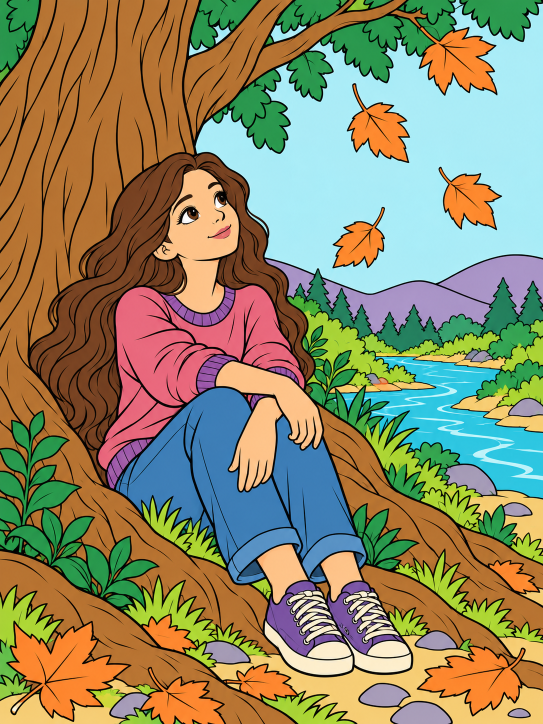
#> input picture Coloring/examples/woodland-14-colors/source/generated-master.png, 1086 x 1448 px (shown at 1/2 size)
$ python extract_color_layers.py
#> lines starting #> are read from the running program, lines starting #| are printed output that depends on the picture; after the words box and inside, x2 and y2 are one past the last pixel; in counts of white or black regions, pixels touching at a corner belong together
"""Normalize a generated color study to its palette, preserving all contours.

This performs color indexing and layer extraction, never geometric deformation.
Each source pixel has exactly one owner; structural black ink is assigned to
its closest adjacent color group so stacking masks reconstructs the master.
"""
from pathlib import Path
import json,re
import numpy as np
from PIL import Image,ImageDraw,ImageFont

ROOT=Path(__file__).resolve().parent
for folder in ('colored', 'black-and-white', 'previews', 'source'):
    (ROOT/folder).mkdir(parents=True, exist_ok=True)
brief=json.loads((ROOT/'brief-and-palette.json').read_text())
#> (reads Coloring/examples/woodland-14-colors/brief-and-palette.json from the repository)
parts=brief['palette']
rgb=np.asarray(Image.open(ROOT/'source/generated-master.png').convert('RGB'))
#> rgb is the input picture: shape (1448, 1086, 3); mean R, G, B 143.3, 137.4, 102.6
h,w=rgb.shape[:2]
#> h = 1448; w = 1086
palette=np.array([[int(p['hex'][i:i+2],16) for i in (1,3,5)] for p in parts],dtype=np.uint8)
# The last nearest-colour class represents structural black linework.
codes=np.concatenate([palette,np.zeros((1,3),dtype=np.uint8)],axis=0)
flat=rgb.reshape(-1,3).astype(np.float32)
nearest=np.empty(len(flat),dtype=np.int16)
darkest=np.empty(len(flat),dtype=bool)
for start in range(0,len(flat),100000):
    block=flat[start:start+100000]
    d=np.sum((block[:,None,:]-palette[None,:,:].astype(np.float32))**2,axis=2)
    nearest[start:start+len(block)]=np.argmin(d,axis=1)
    darkest[start:start+len(block)]=np.sum(block**2,axis=1)<=d.min(axis=1)
#> this loop made 16 passes
#> start on passes 2 to 13: 100000, 200000, 300000, 400000, 500000, 600000, 700000, 800000, 900000, 1000000, 1100000, 1200000
nearest=nearest.reshape(h,w)
# Identify black linework by neutral darkness, not distance to the dark brown
# hair swatch. This retains delicate dark contours without absorbing hair fill.
hi=rgb.max(axis=2).astype(np.int16);lo=rgb.min(axis=2).astype(np.int16)
ink=((hi<145)&((hi-lo)<30))|(hi<45)|darkest.reshape(h,w)
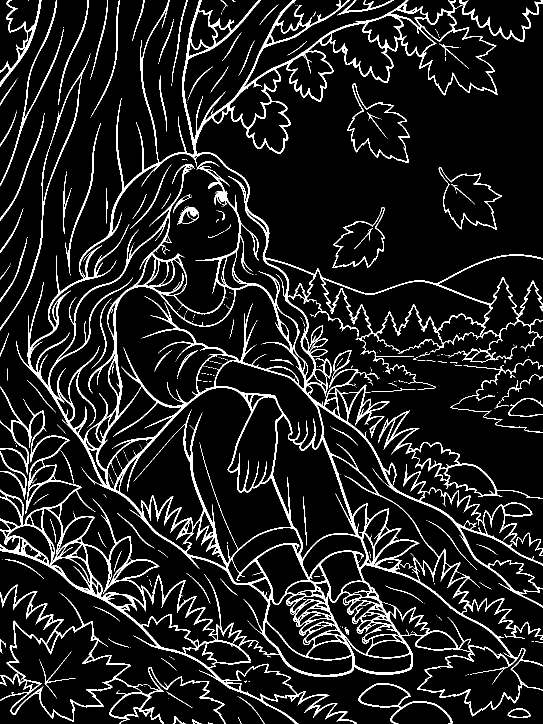
#> ink: shape (1448, 1086) bool (shown at 1/2 size); 10.2% white; 433 white regions (331 under 20 px), largest, box (x1, y1, x2, y2) and area: (0, 0, 1086, 1448) 121484, (0, 1169, 452, 1448) 7602, (757, 821, 1086, 998) 3059
labels=nearest.copy();labels[ink]=-1
#> after `labels[ink] = -1`: labels: shape (1448, 1086) int16; min -1, max 13, mean 4.77
directions=[(-1,0),(1,0),(0,-1),(0,1),(-1,-1),(-1,1),(1,-1),(1,1)]
# Resolve mixed-colour raster fringes from clean interior fill, without crossing
# the source ink barriers. This keeps brown antialias fringes on every stroke
# from becoming part of the hair layer. It never expands any semantic shape.
band=ink.copy()
for _ in range(2):
    out=band.copy()
    out[1:]|=band[:-1];out[:-1]|=band[1:]
    out[:,1:]|=band[:,:-1];out[:,:-1]|=band[:,1:]
    band=out
labels=nearest.copy();labels[band]=-1
fill_iterations=0
while True:
    unknown=(labels<0)&~ink
    if not unknown.any():break
    old=labels.copy();nxt=labels.copy()
    for dy,dx in directions[:4]:
        ys=slice(max(0,dy),min(h,h+dy));xs=slice(max(0,dx),min(w,w+dx))
        sy=slice(max(0,-dy),min(h,h-dy));sx=slice(max(0,-dx),min(w,w-dx))
        src=old[sy,sx];dest=nxt[ys,xs]
        use=unknown[ys,xs]&(dest<0)&(src>=0);dest[use]=src[use]
    if not np.any(nxt!=labels):break
    labels=nxt;fill_iterations+=1
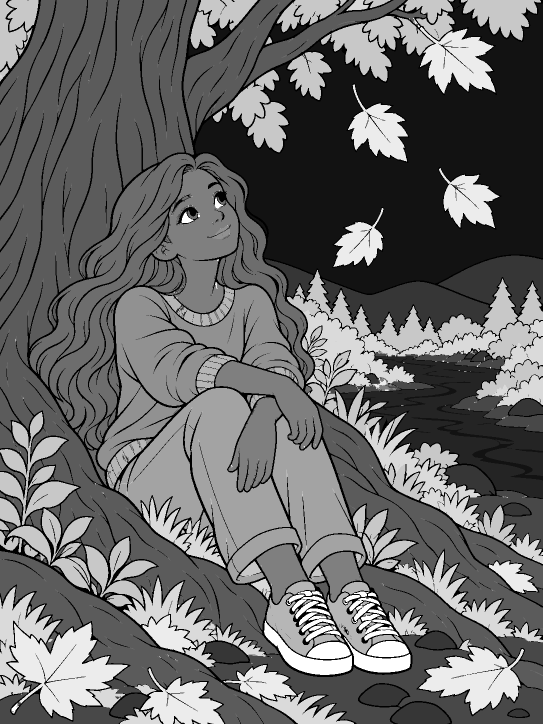
#> dest: shape (1448, 1085) int16 (shown at 1/2 size); min -1, max 13, mean 4.8; drawn with min black and max white
#> after the loop, fill_iterations = 37
# Very narrow details without an interior seed keep their original palette ID.
unseeded=(labels<0)&~ink
#> unseeded: shape (1448, 1086) bool; 0.07% white in thin lines or dots
labels[unseeded]=nearest[unseeded]
labels[ink]=-1
# Own ink by the nearest adjacent cleaned fill. White spaces are never included
# outside each layer's alpha footprint. This avoids duplicate outline pixels.
iterations=0
while np.any(labels<0):
    old=labels.copy();nxt=labels.copy()
    for dy,dx in directions:
        ys=slice(max(0,dy),min(h,h+dy));xs=slice(max(0,dx),min(w,w+dx))
        sy=slice(max(0,-dy),min(h,h-dy));sx=slice(max(0,-dx),min(w,w-dx))
        src=old[sy,sx];dest=nxt[ys,xs]
        use=(dest<0)&(src>=0);dest[use]=src[use]
    assert np.any(nxt!=labels),'Unassigned pixels cannot be reached'
    labels=nxt;iterations+=1
#> this loop made 5 passes
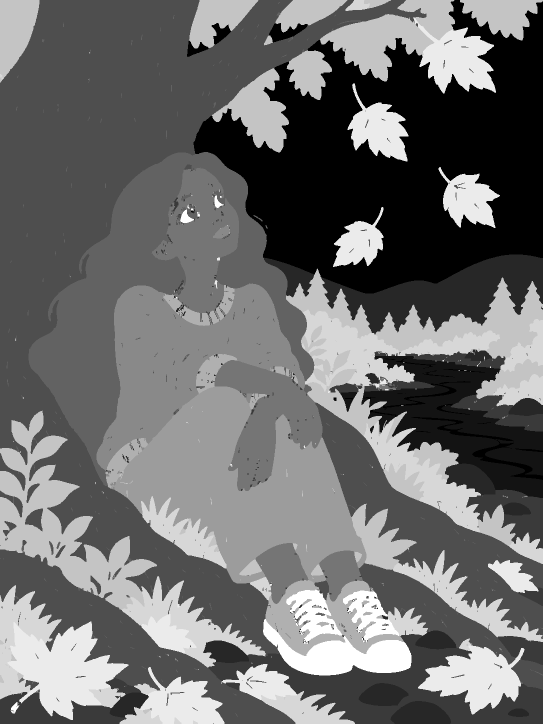
#> dest: shape (1447, 1085) int16 (shown at 1/2 size); min 0, max 13, mean 5.59; drawn with min black and max white
#> after the loop, iterations = 5

# Pale water highlights share the ivory accent fill rather than the sky layer.
yy=np.arange(h)[:,None]
#> yy = 1448 values from 0 to 1447
labels[(labels==0)&(yy>h*.46)]=13
colored=palette[labels];colored[ink]=0
#> after `colored[ink] = 0`: colored: shape (1448, 1086, 3); mean of channels 0, 1, 2 142, 134.7, 110.8
bw=np.full_like(rgb,255);bw[ink]=0
Image.fromarray(colored).save(ROOT/'assembled-color.png')
Image.fromarray(bw).save(ROOT/'assembled-black-and-white.png')
np.save(ROOT/'source/layer-id-map.npy',labels)
np.save(ROOT/'source/ink-mask.npy',ink)

for i,p in enumerate(parts):
    mask=labels==i;fill=mask&~ink
    assert fill.any(),p['name']
    name=f"{i+1:02d}-"+re.sub(r'[^a-z0-9]+','-',p['name'].lower()).strip('-')+'.png'
    for folder,source in [('colored',colored),('black-and-white',bw)]:
        rgba=np.zeros((h,w,4),dtype=np.uint8)
        rgba[mask,:3]=source[mask];rgba[mask,3]=255
        Image.fromarray(rgba).save(ROOT/folder/name)
    yy,xx=np.where(mask)
    p.update(filename=name,pixel_count=int(mask.sum()),fill_pixel_count=int(fill.sum()),
             ink_pixel_count=int((mask&ink).sum()),fill_fraction=float(fill.mean()),
             bounding_box=[int(xx.min()),int(yy.min()),int(xx.max()+1),int(yy.max()+1)])
    print(f"{i+1:02d} {p['name']}: {fill.mean()*100:.3f}%")
#> this loop made 14 passes
#| 01 Pale blue sky: 13.782%
#| 02 Turquoise stream: 2.582%
#| 03 Lavender hills and stones: 3.424%
#| 04 Golden sand and banks: 4.056%
#| 05 Amber tree and roots: 23.667%
#| 06 Chestnut hair: 5.564%
#| 07 Peach skin: 3.793%
#| 08 Rose sweater and lips: 3.731%
#> (further printed lines are left out)
#> fill: shape (1448, 1086) bool; 1.7% white; 72 white regions (24 under 20 px), largest, box (x1, y1, x2, y2) and area: (529, 1241, 705, 1350) 5140, (689, 1274, 822, 1345) 3323, (615, 1284, 702, 1318) 2250
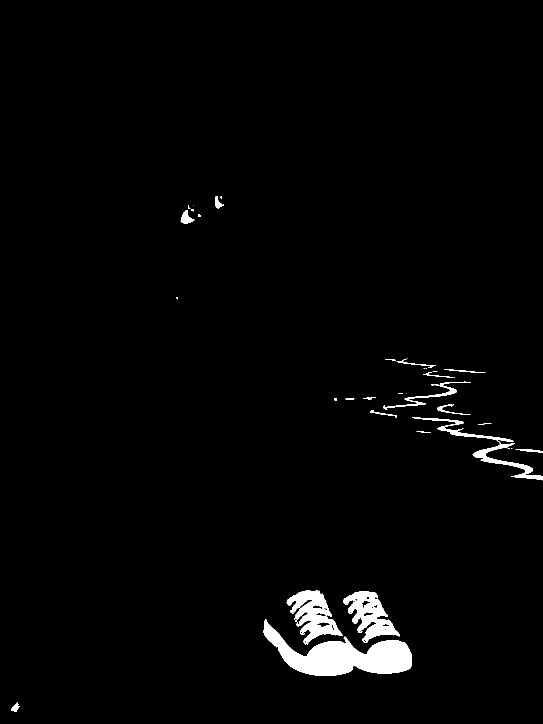
#> mask: shape (1448, 1086) bool (shown at 1/2 size); 2% white; 37 white regions (13 under 20 px), largest, box (x1, y1, x2, y2) and area: (527, 1239, 824, 1352) 14834, (573, 1180, 685, 1289) 5527, (687, 1182, 800, 1286) 5114
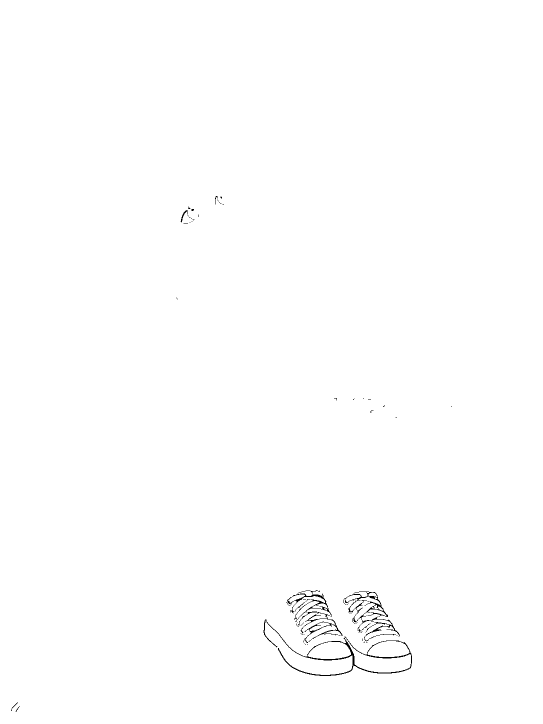
#> rgba: shape (1448, 1086, 4) (shown at 1/2 size); mean of channels 0, 1, 2, 3 4.3, 4.3, 4.3, 5.2; transparent parts drawn white

manifest={'title':'Woodland color study','canvas':{'width':w,'height':h},
          'grouping':'one distinct solid fill color per layer, plus structural black ink',
          'geometry':'unchanged from generated-master.png','layers':parts}
(ROOT/'layers.json').write_text(json.dumps(manifest,indent=2)+'\n')
font_candidates=[Path('/System/Library/Fonts/Supplemental/Arial.ttf'),Path('/usr/share/fonts/truetype/dejavu/DejaVuSans.ttf'),Path('C:/Windows/Fonts/arial.ttf')]
font_path=next((p for p in font_candidates if p.is_file()),None)
font=ImageFont.truetype(str(font_path),19) if font_path else ImageFont.load_default()
small=ImageFont.truetype(str(font_path),16) if font_path else ImageFont.load_default()
for folder,prefix in [('colored','colored'),('black-and-white','uncolored')]:
    tw,th=240,340
    sheet=Image.new('RGB',(tw*7,th*2),'#eeeae3');draw=ImageDraw.Draw(sheet)
    for j,p in enumerate(parts):
        x=(j%7)*tw;y=(j//7)*th
        im=Image.open(ROOT/folder/p['filename']);im.thumbnail((224,298))
        back=Image.new('RGBA',im.size,'white');back.alpha_composite(im)
#> after `back = Image.new('RGBA', im.size, 'white')`: back: PIL image 223x298 RGBA; every value is 255
        sheet.paste(back.convert('RGB'),(x+(tw-im.width)//2,y+34))
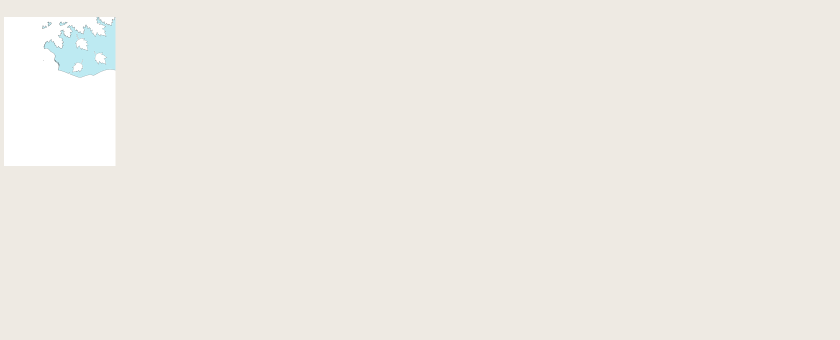
#> sheet: PIL image 1680x680 RGB (shown at 1/2 size); mean R, G, B 238.4, 235, 228.5
        draw.text((x+9,y+5),f"{p['number']:02d}  {p['name'].split(' ')[0]}",font=font,fill='#20303a')
        draw.text((x+9,y+318),p['hex'] if folder=='colored' else 'Uncolored',font=small,fill='#20303a')
    sheet.save(ROOT/'previews'/f'{prefix}-14-layer-overview.png')
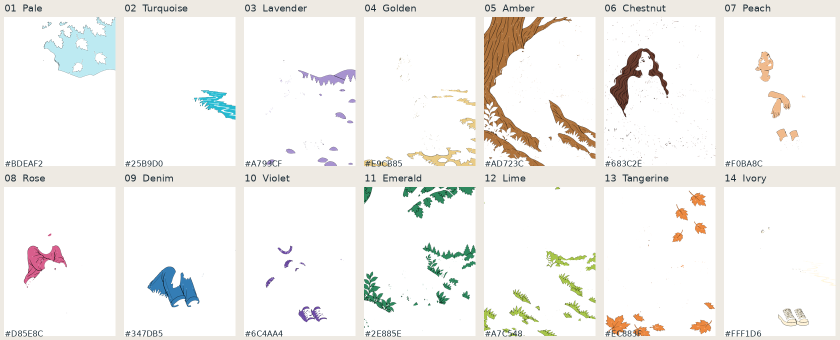
#> saved as colored-14-layer-overview.png: PIL image 1680x680 RGB (shown at 1/2 size); mean R, G, B 243.6, 242.6, 240
print('Interior fringe propagation iterations:',fill_iterations)
#| Interior fringe propagation iterations: 37
print('Unseeded narrow-detail pixels:',int(unseeded.sum()))
#| Unseeded narrow-detail pixels: 1149
print('Ink ownership propagation iterations:',iterations)
#| Ink ownership propagation iterations: 5
